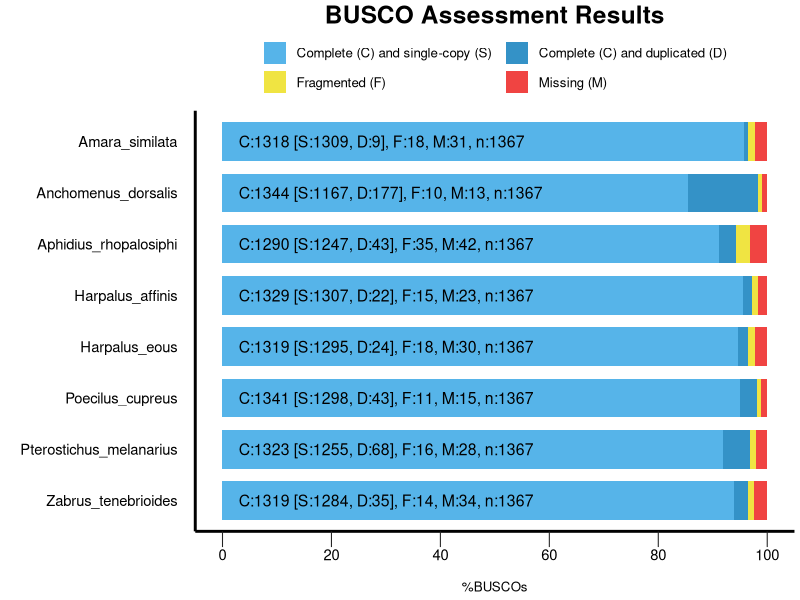

Generate this figure with R:
## ---- chunk 1
knitr::opts_chunk$set(echo = TRUE)
## ---- chunk 2
######################################
#
# BUSCO summary figure
# @version 4.0.0
# @since BUSCO 2.0.0
#
# Copyright (c) 2016-2022, Evgeny Zdobnov (ez@ezlab.org)
# Licensed under the MIT license. See LICENSE.md file.
#
######################################

# Load the required libraries
library(ggplot2)
library("grid")

# !!! CONFIGURE YOUR PLOT HERE !!!
# Output
my_output <- paste("busco_summary/","busco_figure.png",sep="/")
my_width <- 20
my_height <- 15
my_unit <- "cm"

# Colors
my_colors <- c("#56B4E9", "#3492C7", "#F0E442", "#F04442")
# Bar height ratio
my_bar_height <- 0.75

# Legend
my_title <- "BUSCO Assessment Results"

# Font
my_family <- "sans"
my_size_ratio <- 1

# !!! SEE YOUR DATA HERE !!!
# Your data as generated by python, remove or add more
my_species <- c('Harpalus_eous', 'Harpalus_eous', 'Harpalus_eous', 'Harpalus_eous', 'Anchomenus_dorsalis', 'Anchomenus_dorsalis', 'Anchomenus_dorsalis', 'Anchomenus_dorsalis', 'Zabrus_tenebrioides', 'Zabrus_tenebrioides', 'Zabrus_tenebrioides', 'Zabrus_tenebrioides', 'Amara_similata', 'Amara_similata', 'Amara_similata', 'Amara_similata', 'Poecilus_cupreus', 'Poecilus_cupreus', 'Poecilus_cupreus', 'Poecilus_cupreus', 'Pterostichus_melanarius', 'Pterostichus_melanarius', 'Pterostichus_melanarius', 'Pterostichus_melanarius', 'Aphidius_rhopalosiphi', 'Aphidius_rhopalosiphi', 'Aphidius_rhopalosiphi', 'Aphidius_rhopalosiphi', 'Harpalus_affinis', 'Harpalus_affinis', 'Harpalus_affinis', 'Harpalus_affinis')
my_species <- factor(my_species)
my_species <- factor(my_species,levels(my_species)[c(length(levels(my_species)):1)]) # reorder your species here just by changing the values in the vector :
my_percentage <- c(94.7, 1.8, 1.3, 2.2, 85.4, 12.9, 0.7, 1.0, 93.9, 2.6, 1.0, 2.5, 95.8, 0.7, 1.3, 2.2, 95.0, 3.1, 0.8, 1.1, 91.8, 5.0, 1.2, 2.0, 91.2, 3.1, 2.6, 3.1, 95.6, 1.6, 1.1, 1.7)
my_values <- c(1295, 24, 18, 30, 1167, 177, 10, 13, 1284, 35, 14, 34, 1309, 9, 18, 31, 1298, 43, 11, 15, 1255, 68, 16, 28, 1247, 43, 35, 42, 1307, 22, 15, 23)

######################################
######################################
######################################
# Code to produce the graph
labsize = 1
if (length(levels(my_species)) > 10){
 labsize = 0.66
}
print("Plotting the figure ...")
category <- c(rep(c("S","D","F","M"),c(1)))
category <-factor(category)
category = factor(category,levels(category)[c(4,1,2,3)])
df = data.frame(my_species,my_percentage,my_values,category)

figure <- ggplot() +

  geom_bar(aes(y = my_percentage, x = my_species, fill = category), position = position_stack(reverse = TRUE), data = df, stat="identity", width=my_bar_height) +
  coord_flip() +
  theme_gray(base_size = 8) +
  scale_y_continuous(labels = c("0","20","40","60","80","100"), breaks = c(0,20,40,60,80,100)) +
  scale_fill_manual(values = my_colors,labels =c(" Complete (C) and single-copy (S)  ",
                                                 " Complete (C) and duplicated (D)",
                                                 " Fragmented (F)  ",
                                                 " Missing (M)")) +
  ggtitle(my_title) +
  xlab("") +
  ylab("\n%BUSCOs") +

  theme(plot.title = element_text(family = my_family, hjust = 0.5, colour = "black", size = rel(2.2) * my_size_ratio, face = "bold")) +
    theme(legend.position = "top", legend.title = element_blank()) +
    theme(legend.text = element_text(family = my_family, size = rel(1.2) * my_size_ratio)) +
    theme(panel.background = element_rect(color = "#FFFFFF", fill = "white")) +
    theme(panel.grid.minor = element_blank()) +
    theme(panel.grid.major = element_blank()) +
    theme(axis.text.y = element_text(family = my_family, colour = "black", size = rel(1.66) * my_size_ratio)) +
    theme(axis.text.x = element_text(family = my_family, colour = "black", size = rel(1.66) * my_size_ratio)) +
    theme(axis.line = element_line(size = 1 * my_size_ratio, colour = "black")) +
    theme(axis.ticks.length = unit(.85, "cm")) +
    theme(axis.ticks.y = element_line(colour = "white", size = 0)) +
    theme(axis.ticks.x = element_line(colour = "#222222")) +
    theme(axis.ticks.length = unit(0.4, "cm")) +
    theme(axis.title.x = element_text(family = my_family, size = rel(1.2) * my_size_ratio)) +
    guides(fill = guide_legend(override.aes = list(colour = NULL))) +
    guides(fill = guide_legend(nrow = 2, byrow = TRUE))

  for (i in rev(c(1:length(levels(my_species))))) {
    detailed_values <- my_values[my_species == my_species[my_species == levels(my_species)[i]]]
    total_buscos <- sum(detailed_values)
    figure <- figure +
      annotate("text",
        label = paste("C:", detailed_values[1] + detailed_values[2], " [S:", detailed_values[1], ", D:", detailed_values[2], "], F:", detailed_values[3], ", M:", detailed_values[4], ", n:", total_buscos, sep = ""),
        y = 3, x = i, size = labsize * 4 * my_size_ratio, colour = "black", hjust = 0, family = my_family
      )
  }

#ggsave(figure, file=my_output, width = my_width, height = my_height, unit = my_unit)

figure
